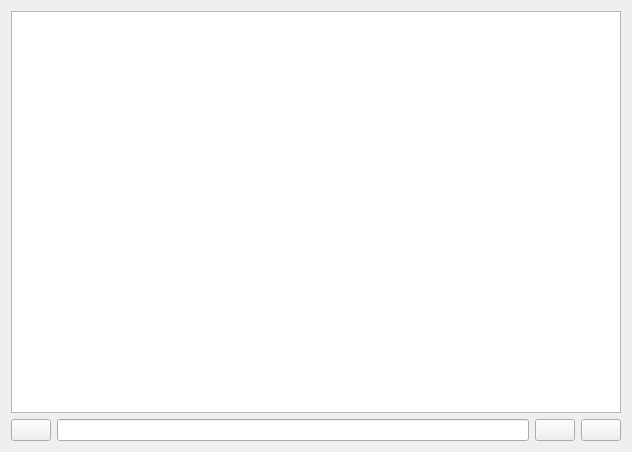
<?xml version="1.0" encoding="UTF-8"?>
<ui version="4.0">
 <class>PageTerminal</class>
 <widget class="QWidget" name="PageTerminal">
  <property name="geometry">
   <rect>
    <x>0</x>
    <y>0</y>
    <width>632</width>
    <height>452</height>
   </rect>
  </property>
  <property name="windowTitle">
   <string>Form</string>
  </property>
  <layout class="QVBoxLayout" name="verticalLayout">
   <item>
    <widget class="QTextBrowser" name="terminalBrowser">
     <property name="font">
      <font>
       <family>DejaVu Sans Mono</family>
      </font>
     </property>
     <property name="lineWrapMode">
      <enum>QTextEdit::NoWrap</enum>
     </property>
    </widget>
   </item>
   <item>
    <layout class="QHBoxLayout" name="horizontalLayout">
     <item>
      <widget class="QPushButton" name="helpButton">
       <property name="sizePolicy">
        <sizepolicy hsizetype="Fixed" vsizetype="Fixed">
         <horstretch>0</horstretch>
         <verstretch>0</verstretch>
        </sizepolicy>
       </property>
       <property name="toolTip">
        <string>Send help command to ESC</string>
       </property>
       <property name="text">
        <string/>
       </property>
       <property name="icon">
        <iconset resource="../res.qrc">
         <normaloff>:/res/icons/Help-96.png</normaloff>:/res/icons/Help-96.png</iconset>
       </property>
      </widget>
     </item>
     <item>
      <widget class="HistoryLineEdit" name="terminalEdit"/>
     </item>
     <item>
      <widget class="QPushButton" name="sendButton">
       <property name="sizePolicy">
        <sizepolicy hsizetype="Fixed" vsizetype="Fixed">
         <horstretch>0</horstretch>
         <verstretch>0</verstretch>
        </sizepolicy>
       </property>
       <property name="toolTip">
        <string>Send command</string>
       </property>
       <property name="text">
        <string/>
       </property>
       <property name="icon">
        <iconset resource="../res.qrc">
         <normaloff>:/res/icons/Send File-96.png</normaloff>:/res/icons/Send File-96.png</iconset>
       </property>
      </widget>
     </item>
     <item>
      <widget class="QPushButton" name="clearButton">
       <property name="sizePolicy">
        <sizepolicy hsizetype="Fixed" vsizetype="Fixed">
         <horstretch>0</horstretch>
         <verstretch>0</verstretch>
        </sizepolicy>
       </property>
       <property name="toolTip">
        <string>Clear terminal</string>
       </property>
       <property name="text">
        <string/>
       </property>
       <property name="icon">
        <iconset resource="../res.qrc">
         <normaloff>:/res/icons/Delete-96.png</normaloff>:/res/icons/Delete-96.png</iconset>
       </property>
      </widget>
     </item>
    </layout>
   </item>
  </layout>
 </widget>
 <customwidgets>
  <customwidget>
   <class>HistoryLineEdit</class>
   <extends>QLineEdit</extends>
   <header>widgets/historylineedit.h</header>
  </customwidget>
 </customwidgets>
 <resources>
  <include location="../res.qrc"/>
 </resources>
 <connections>
  <connection>
   <sender>clearButton</sender>
   <signal>clicked()</signal>
   <receiver>PageTerminal</receiver>
   <slot>clearTerminal()</slot>
   <hints>
    <hint type="sourcelabel">
     <x>599</x>
     <y>423</y>
    </hint>
    <hint type="destinationlabel">
     <x>315</x>
     <y>225</y>
    </hint>
   </hints>
  </connection>
  <connection>
   <sender>terminalEdit</sender>
   <signal>returnPressed()</signal>
   <receiver>sendButton</receiver>
   <slot>click()</slot>
   <hints>
    <hint type="sourcelabel">
     <x>538</x>
     <y>425</y>
    </hint>
    <hint type="destinationlabel">
     <x>571</x>
     <y>424</y>
    </hint>
   </hints>
  </connection>
 </connections>
 <slots>
  <slot>clearTerminal()</slot>
 </slots>
</ui>
